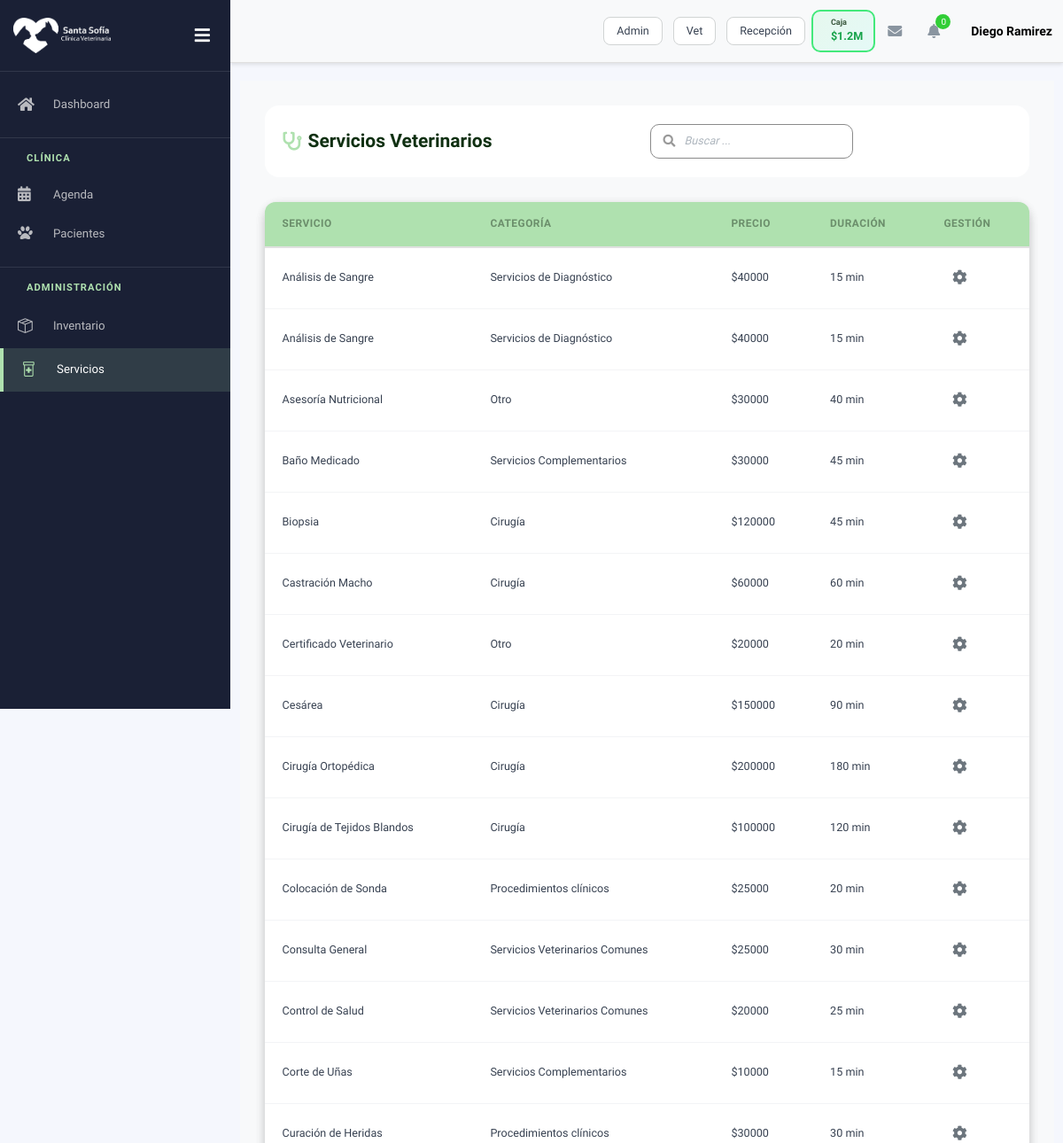
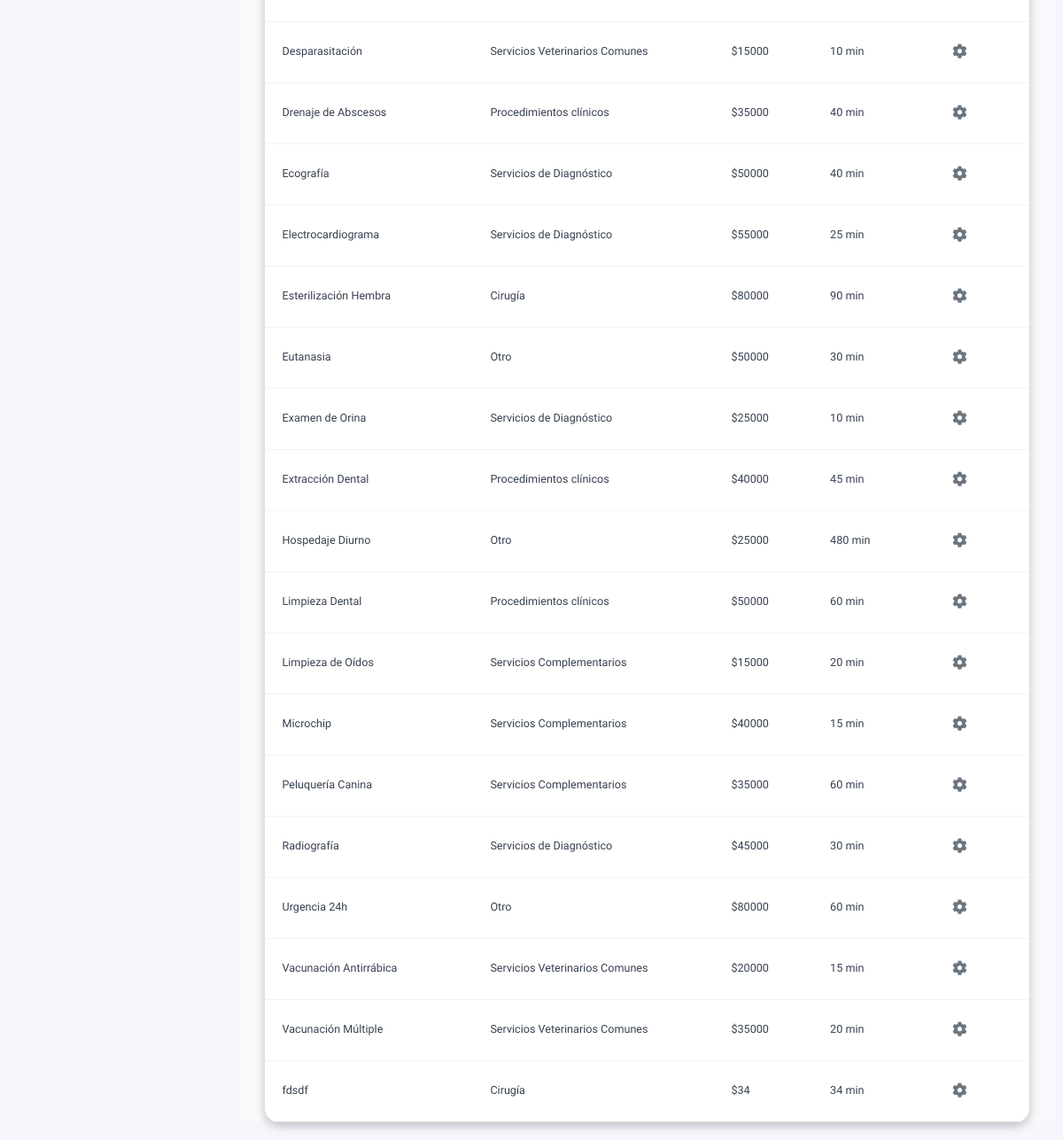
The app's page /servicios/ (signed in) with its own data (2 pictures, top to bottom).
### cuentas/models.py (models this page shows, shortened)
class CustomUser(AbstractBaseUser, PermissionsMixin):
    ROLES = [
        ('administracion', 'Administración'),
        ('veterinario', 'Veterinario'),
        ('recepcion', 'Recepción'),
    ]
    rut = models.CharField(max_length=12, unique=True, verbose_name="RUT")
    username = models.CharField(max_length=20, unique=True, editable=False)
    nombre = models.CharField(max_length=50)
    apellido = models.CharField(max_length=50)
    correo = models.EmailField(unique=True)
    telefono = models.CharField(max_length=20, blank=True, null=True)
    direccion = models.CharField(max_length=255, blank=True, null=True)
    tipo_contrato = models.CharField(max_length=50, blank=True, null=True)
    rol = models.CharField(max_length=20, choices=ROLES, default='recepcion', verbose_name="Rol")
    is_staff = models.BooleanField(default=False)
    is_active = models.BooleanField(default=True)
    date_joined = models.DateTimeField(default=timezone.now)
    objects = CustomUserManager()
    USERNAME_FIELD = 'rut'
    REQUIRED_FIELDS = ['correo', 'nombre', 'apellido']
    def get_rol_display_custom(self):
        if self.is_staff and self.is_superuser:
            return 'Administración'
        return self.get_rol_display()

### servicios/models.py (models this page shows, shortened)
class Servicio(models.Model):
    idServicio = models.AutoField(primary_key=True)
    nombre = models.CharField(
        max_length=150,
        verbose_name="Nombre del Servicio"
    )
    descripcion = models.TextField(
        blank=True,
        null=True,
        verbose_name="Descripción"
    )
    categoria = models.CharField(
        max_length=100,
        verbose_name="Categoría"
    )
    precio = models.PositiveIntegerField(
        default=0,
        verbose_name="Precio del Servicio"
    )
    duracion = models.PositiveIntegerField(
        default=0,
        verbose_name="Duración (minutos)"
    )
    fecha_creacion = models.DateTimeField(
        auto_now_add=True,
        verbose_name="Fecha de Registro"
    )
    fecha_actualizacion = models.DateTimeField(
        auto_now=True,
        verbose_name="Última Actualización"
    )
    class Meta:
        db_table = "Servicio"
        verbose_name = "Servicio Veterinario"
        verbose_name_plural = "Servicios Veterinarios"
        ordering = ["nombre"]

### servicios/views.py (the view)
# urls.py: path('', views.servicios, name='servicios'),
@login_required
def servicios(request):
    servicios = Servicio.objects.all().order_by('nombre')
    context = {
        'servicios': servicios,
    }
    return render(request, 'servicios/servicios.html', context)

### servicios/templates/servicios/servicios.html (shortened to what this page needs)
{% extends "partials/base_table.html" %}
{% load static %}
{% block table_title %}
<i class="fas fa-stethoscope"></i> Servicios Veterinarios
{% endblock %}
{% block table_columns %}
<th>Servicio</th>
<th>Categoría</th>
<th>Precio</th>
<th>Duración</th>
<th>Gestión</th>
{% endblock %}
{% block table_rows %}
{% for servicio in servicios %}
<tr data-id="{{ servicio.idServicio }}" data-categoria="{{ servicio.categoria|default_if_none:'' }}" data-descripcion="{{ servicio.descripcion|default_if_none:'' }}">
    <td>{{ servicio.nombre }}</td>
    <td>{{ servicio.categoria }}</td>
    <td>${{ servicio.precio|floatformat:0 }}</td>
    <td>{{ servicio.duracion }} min</td>
    <td>
        <div class="manage-wheel">
            <button type="button" onclick="toggleWheel(this)">
                <i class="fas fa-cog"></i>
            </button>
        </div>
    </td>
</tr>
{% empty %}
<tr>
    <td colspan="5">No hay servicios registrados.</td>
</tr>
{% endfor %}
{% endblock %}

### templates/partials/topbar.html (shortened to what this page needs)
{% load static %}
<div class="main-header">
    <nav class="navbar navbar-header navbar-header-transparent navbar-expand-lg border-bottom">
        <div class="container-fluid">
            <ul class="navbar-nav topbar-nav ms-md-auto align-items-center">
                <li class="nav-item d-flex d-lg-none px-2 py-1">
                    <div class="w-100 d-flex gap-2">
                        <a href="{% url 'dashboard:dashboard' %}?as=admin" class="btn btn-xs btn-outline-primary flex-fill">Admin</a>
                        <a href="{% url 'dashboard:dashboard' %}?as=vet" class="btn btn-xs btn-outline-info flex-fill">Vet</a>
                        <a href="{% url 'dashboard:dashboard' %}?as=recepcion" class="btn btn-xs btn-outline-secondary flex-fill">Recepción</a>
                    </div>
                </li>
                <li class="nav-item topbar-icon d-flex d-lg-none">
                    <div class="cash-status-btn open cash-status-mobile" id="cashStatusBtnMobile" onclick="toggleCashRegister()">
                        <div class="status-info">
                            <h6 id="cashStatusLabelMobile">Caja</h6>
                            <div class="amount" id="cashAmountMobile">$1.2M</div>
                        </div>
                    </div>
                </li>
                <li class="nav-item topbar-icon dropdown hidden-caret">
                    <a class="nav-link dropdown-toggle" href="#" id="messageDropdown" role="button"
                        data-bs-toggle="dropdown" aria-haspopup="true" aria-expanded="false">
                        <i class="fa fa-envelope"></i>
                    </a>
                </li>
                <li class="nav-item topbar-icon dropdown hidden-caret">
                    <a class="nav-link dropdown-toggle" href="#" id="notifDropdown" role="button"
                        data-bs-toggle="dropdown" aria-haspopup="true" aria-expanded="false">
                        <i class="fa fa-bell"></i>
                        <span class="notification">0</span>
                    </a>
                </li>
                <li class="nav-item topbar-user dropdown hidden-caret">
                    <a class="dropdown-toggle profile-pic" data-bs-toggle="dropdown" href="#" aria-expanded="false">
                        <span class="profile-username">
                            <span class="fw-bold">{{ user.nombre }} {{ user.apellido }}</span>
                        </span>
                    </a>
                </li>
            </ul>
        </div>
    </nav>
</div>

### static/css/dashboard_style.css (style rules this page uses)
:root { --primary-color: #afe1af; --primary-hover: #89c57c; --text-dark: #103012; }

### static/css/base/vet-custom.css (style rules this page uses)
:root { --primary-color: #1e88e5; --primary-hover: #1565c0; --danger-color: #e53935; --danger-hover: #c62828; --success-color: #43a047; --success-hover: #2e7d32; --text-dark: #212121; --text-light: #757575; --bg-light: #f5f5f5; --border-color: #e0e0e0; }

### static/css/base/modals_base.css (style rules this page uses)
:root { --primary-color: #afe1af; --primary-hover: #89c57c; --text-dark: #103012; --bg-light: #f8f9fa; --border-color: #e0e0e0; --shadow-sm: 0 2px 8px rgba(0, 0, 0, 0.08); --shadow-md: 0 4px 12px rgba(0, 0, 0, 0.12); --grey: #afafaf; --grey-hover: #a8a8a8; --z-modal-backdrop: 999998; --z-modal: 999999; }
.navbar, .header, .main-header, .topbar { z-index: 100 !important; }

### static/css/base/estilos_generales.css (style rules this page uses)
.container, .container-fluid, .page-inner { padding-bottom: 0 !important; margin-bottom: 0 !important; }
h6 { font-size: 0.9rem; font-weight: 600; color: var(--text-dark); margin-bottom: 0.5rem; }
.btn, .vet-btn, .btn-neutral, .btn-white-custom { display: inline-flex !important; align-items: center !important; justify-content: center !important; gap: var(--spacing-sm) !important; border-radius: var(--radius-md) !important; font-size: 0.9rem !important; font-weight: 500 !important; border: 1.5px solid var(--grey) !important; background: var(--bg-white) !important; color: #374151 !important; cursor: pointer !important; transition: all 0.25s ease !important; user-select: none !important; white-space: nowrap !important; text-decoration: none !important; display: inline-flex !important; padding: 0.37rem 1rem !important; }
.table-header h4 i, .table-header-grid h4 i { color: var(--primary-color); }
table thead th { padding: 1rem; text-align: left; font-weight: 600; color: var(--primary-dark); font-size: 0.9rem; }
table thead th:first-child { border-top-left-radius: var(--radius-lg); }
table thead th:last-child { border-top-right-radius: var(--radius-lg); }
table tbody tr { border-bottom: 1px solid var(--border-color); transition: background-color 0.2s ease; }
table tbody td { padding: 1rem; color: var(--text-dark); font-size: 0.9rem; }
.container-fluid { padding: 2rem; background: var(--bg-light); min-height: 100vh; }
.d-flex { display: flex !important; }
.align-items-center { align-items: center !important; }
.gap-2 { gap: var(--spacing-md) !important; }
.fw-bold { font-weight: 700 !important; }
.border-bottom { border-bottom: 1px solid var(--border-color) !important; }
.w-100 { width: 100% !important; }
body { margin: 0; padding: 0; }
.container, .container-fluid { width: 100% !important; max-width: 100% !important; }
.main-header { position: sticky !important; top: 0 !important; z-index: 999 !important; box-shadow: 0 2px 4px rgba(0,0,0,0.1) !important; margin: 0 !important; display: flex !important; align-items: center !important; }
.navbar-header { width: 100% !important; padding: 0 !important; margin: 0 !important; }

### static/css/base/tables_base.css (style rules this page uses)
:root { --primary-color: #afe1af; --primary-hover: #89c57c; --text-dark: #103012; --bg-light: #f8f9fa; --border-color: #e0e0e0; --shadow-sm: 0 2px 8px rgba(0, 0, 0, 0.08); --shadow-md: 0 4px 12px rgba(0, 0, 0, 0.12); }
.container-fluid { padding: 2rem; background: var(--bg-light); min-height: 100vh; }
.vet-table th { padding: 16px 20px !important; text-align: left !important; font-size: 0.85rem !important; font-weight: 700 !important; text-transform: uppercase !important; letter-spacing: 0.5px !important; border: none !important; }
.vet-table td { padding: 16px 20px !important; text-align: left !important; border-bottom: 1px solid #f3f4f6 !important; font-size: 0.9rem !important; color: #374151 !important; position: relative !important; overflow: visible !important; }
.vet-table tbody tr { transition: all 0.2s ease !important; position: relative !important; overflow: visible !important; }
.vet-table tbody tr:last-child td { border-bottom: none !important; }
.manage-wheel { position: relative; display: inline-block; }
.manage-wheel > button { background: none !important; border: none !important; border-radius: 0 !important; width: 36px !important; height: 36px !important; display: flex !important; align-items: center !important; justify-content: center !important; color: #6c757d !important; font-size: 1.2rem !important; cursor: pointer !important; transition: background 0.2s, color 0.2s, border-color 0.2s, transform 0.3s; box-shadow: none !important; transform: rotate(0deg); }

### records on screen
CustomUser: nombre "Diego", apellido "Ramirez"
Servicio: nombre "Análisis de Sangre", categoria "Servicios de Diagnóstico", precio "40000", duracion "15"
Servicio: nombre "Análisis de Sangre", categoria "Servicios de Diagnóstico", precio "40000", duracion "15"
Servicio: nombre "Asesoría Nutricional", categoria "Otro", precio "30000", duracion "40"
Servicio: nombre "Baño Medicado", categoria "Servicios Complementarios", precio "30000", duracion "45"
Servicio: nombre "Biopsia", categoria "Cirugía", precio "120000", duracion "45"
Servicio: nombre "Castración Macho", categoria "Cirugía", precio "60000", duracion "60"
Servicio: nombre "Certificado Veterinario", categoria "Otro", precio "20000", duracion "20"
Servicio: nombre "Cesárea", categoria "Cirugía", precio "150000", duracion "90"
Servicio: nombre "Cirugía Ortopédica", categoria "Cirugía", precio "200000", duracion "180"
Servicio: nombre "Cirugía de Tejidos Blandos", categoria "Cirugía", precio "100000", duracion "120"
Servicio: nombre "Colocación de Sonda", categoria "Procedimientos clínicos", precio "25000", duracion "20"
Servicio: nombre "Consulta General", categoria "Servicios Veterinarios Comunes", precio "25000", duracion "30"
Servicio: nombre "Control de Salud", categoria "Servicios Veterinarios Comunes", precio "20000", duracion "25"
Servicio: nombre "Corte de Uñas", categoria "Servicios Complementarios", precio "10000", duracion "15"
Servicio: nombre "Curación de Heridas", categoria "Procedimientos clínicos", precio "30000", duracion "30"
Servicio: nombre "Desparasitación", categoria "Servicios Veterinarios Comunes", precio "15000", duracion "10"
Servicio: nombre "Drenaje de Abscesos", categoria "Procedimientos clínicos", precio "35000", duracion "40"
Servicio: nombre "Ecografía", categoria "Servicios de Diagnóstico", precio "50000", duracion "40"
Servicio: nombre "Electrocardiograma", categoria "Servicios de Diagnóstico", precio "55000", duracion "25"
Servicio: nombre "Esterilización Hembra", categoria "Cirugía", precio "80000", duracion "90"
Servicio: nombre "Eutanasia", categoria "Otro", precio "50000", duracion "30"
Servicio: nombre "Examen de Orina", categoria "Servicios de Diagnóstico", precio "25000", duracion "10"
Servicio: nombre "Extracción Dental", categoria "Procedimientos clínicos", precio "40000", duracion "45"
Servicio: nombre "Hospedaje Diurno", categoria "Otro", precio "25000", duracion "480"
Servicio: nombre "Limpieza Dental", categoria "Procedimientos clínicos", precio "50000", duracion "60"
Servicio: nombre "Limpieza de Oídos", categoria "Servicios Complementarios", precio "15000", duracion "20"
Servicio: nombre "Microchip", categoria "Servicios Complementarios", precio "40000", duracion "15"
Servicio: nombre "Peluquería Canina", categoria "Servicios Complementarios", precio "35000", duracion "60"
Servicio: nombre "Radiografía", categoria "Servicios de Diagnóstico", precio "45000", duracion "30"
Servicio: nombre "Urgencia 24h", categoria "Otro", precio "80000", duracion "60"
Servicio: nombre "Vacunación Antirrábica", categoria "Servicios Veterinarios Comunes", precio "20000", duracion "15"
Servicio: nombre "Vacunación Múltiple", categoria "Servicios Veterinarios Comunes", precio "35000", duracion "20"
Servicio: nombre "fdsdf", categoria "Cirugía", precio "34", duracion "34"
